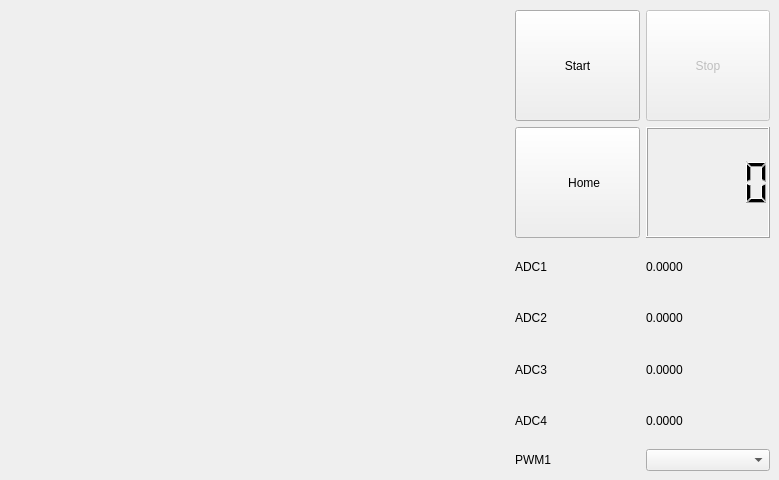
      <widget class="QWidget" name="tabEVSE">
       <attribute name="title">
        <string>EVSE</string>
       </attribute>
       <widget class="QWidget" name="layoutWidget">
        <property name="geometry">
         <rect>
          <x>9</x>
          <y>10</y>
          <width>761</width>
          <height>461</height>
         </rect>
        </property>
        <layout class="QGridLayout" name="gridLayout_21">
         <item row="0" column="0" rowspan="2">
          <widget class="QWidget" name="evseImageWidget" native="true">
           <property name="sizePolicy">
            <sizepolicy hsizetype="Fixed" vsizetype="Fixed">
             <horstretch>0</horstretch>
             <verstretch>0</verstretch>
            </sizepolicy>
           </property>
           <property name="minimumSize">
            <size>
             <width>500</width>
             <height>370</height>
            </size>
           </property>
          </widget>
         </item>
         <item row="0" column="1">
          <layout class="QGridLayout" name="gridLayout_20">
           <item row="0" column="0">
            <widget class="QPushButton" name="pushButtonStartCharging">
             <property name="sizePolicy">
              <sizepolicy hsizetype="Minimum" vsizetype="Preferred">
               <horstretch>0</horstretch>
               <verstretch>0</verstretch>
              </sizepolicy>
             </property>
             <property name="text">
              <string>Start</string>
             </property>
            </widget>
           </item>
           <item row="0" column="1">
            <widget class="QPushButton" name="pushButtonStopCharging">
             <property name="enabled">
              <bool>false</bool>
             </property>
             <property name="sizePolicy">
              <sizepolicy hsizetype="Minimum" vsizetype="Preferred">
               <horstretch>0</horstretch>
               <verstretch>0</verstretch>
              </sizepolicy>
             </property>
             <property name="text">
              <string>Stop</string>
             </property>
            </widget>
           </item>
           <item row="1" column="0">
            <widget class="QPushButton" name="pushButtonEVSEHome">
             <property name="sizePolicy">
              <sizepolicy hsizetype="Minimum" vsizetype="Preferred">
               <horstretch>0</horstretch>
               <verstretch>0</verstretch>
              </sizepolicy>
             </property>
             <property name="minimumSize">
              <size>
               <width>0</width>
               <height>0</height>
              </size>
             </property>
             <property name="text">
              <string>    Home</string>
             </property>
             <property name="icon">
              <iconset resource="../PowerLAB.qrc">
               <normaloff>:/images/home.svg</normaloff>:/images/home.svg</iconset>
             </property>
             <property name="iconSize">
              <size>
               <width>32</width>
               <height>32</height>
              </size>
             </property>
            </widget>
           </item>
           <item row="1" column="1">
            <widget class="QLCDNumber" name="lcdNumber">
             <property name="sizePolicy">
              <sizepolicy hsizetype="Preferred" vsizetype="Preferred">
               <horstretch>0</horstretch>
               <verstretch>0</verstretch>
              </sizepolicy>
             </property>
            </widget>
           </item>
          </layout>
         </item>
         <item row="1" column="1">
          <layout class="QGridLayout" name="gridLayout_13">
           <item row="0" column="0">
            <widget class="QLabel" name="label_18">
             <property name="text">
              <string>ADC1</string>
             </property>
            </widget>
           </item>
           <item row="0" column="1">
            <widget class="QLabel" name="labelADC1">
             <property name="text">
              <string>0.0000</string>
             </property>
            </widget>
           </item>
           <item row="1" column="0">
            <widget class="QLabel" name="label_16">
             <property name="text">
              <string>ADC2</string>
             </property>
            </widget>
           </item>
           <item row="1" column="1">
            <widget class="QLabel" name="labelADC2">
             <property name="text">
              <string>0.0000</string>
             </property>
            </widget>
           </item>
           <item row="2" column="0">
            <widget class="QLabel" name="label_14">
             <property name="text">
              <string>ADC3</string>
             </property>
            </widget>
           </item>
           <item row="2" column="1">
            <widget class="QLabel" name="labelADC3">
             <property name="text">
              <string>0.0000</string>
             </property>
            </widget>
           </item>
           <item row="3" column="0">
            <widget class="QLabel" name="label_9">
             <property name="text">
              <string>ADC4</string>
             </property>
            </widget>
           </item>
           <item row="3" column="1">
            <widget class="QLabel" name="labelADC4">
             <property name="text">
              <string>0.0000</string>
             </property>
            </widget>
           </item>
           <item row="4" column="0">
            <widget class="QLabel" name="label_2">
             <property name="text">
              <string>PWM1</string>
             </property>
            </widget>
           </item>
           <item row="4" column="1">
            <widget class="QComboBox" name="comboBoxPWM1"/>
           </item>
          </layout>
         </item>
        </layout>
       </widget>
      </widget>
